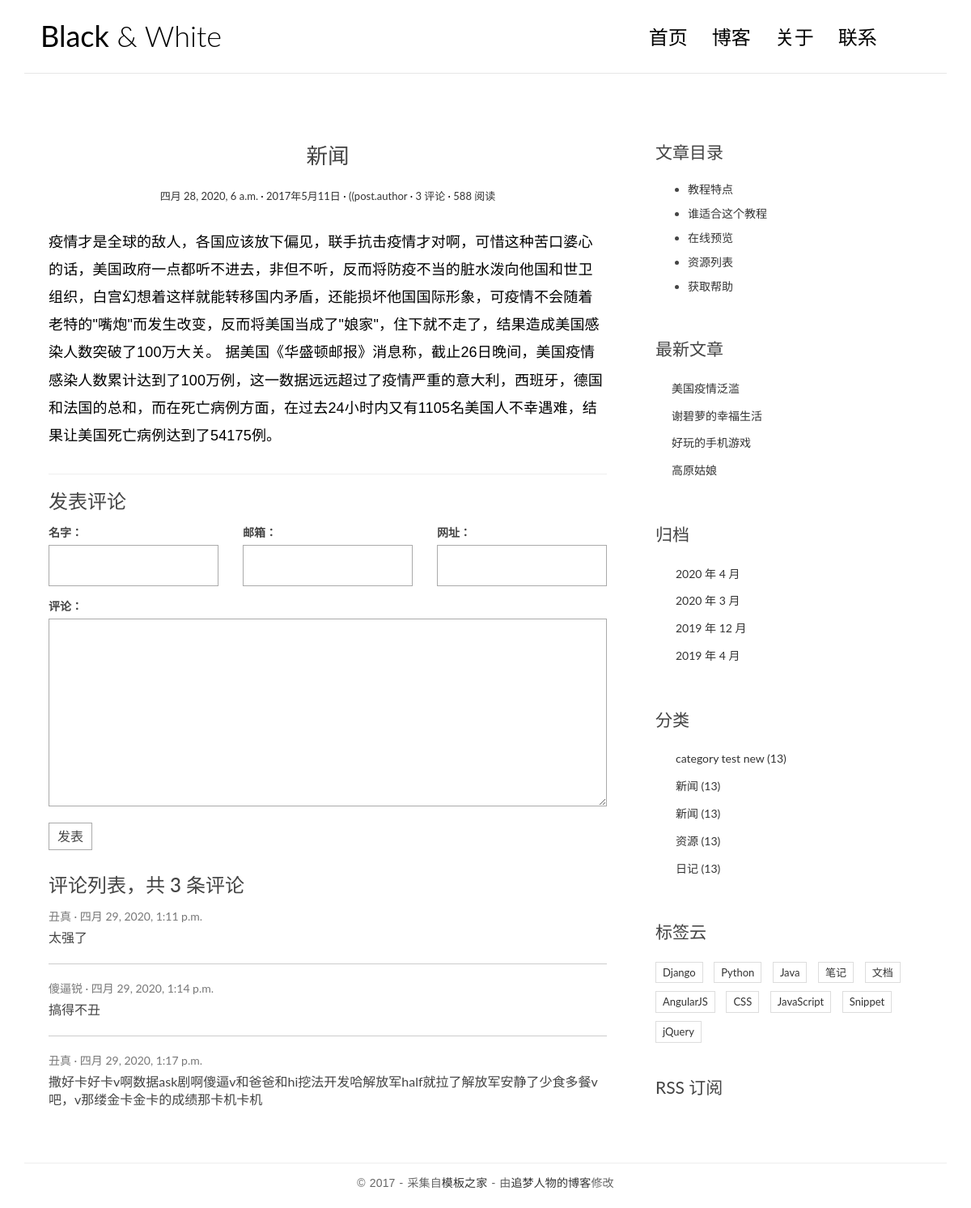
Screenshot of /post/3/ with the database file from the repository.
### blog/models.py (models this page shows, shortened)
class Post(models.Model):
    title = models.CharField(max_length=70)
    body = models.TextField()
    created_time = models.DateTimeField()
    modified_time = models.DateTimeField()
    excerpt = models.CharField(max_length=200, blank=True)
    category = models.ForeignKey(Category)
    tags = models.ManyToManyField(Tag, blank=True)
    author = models.ForeignKey(User)
    created_time=models.DateTimeField()
    def get_absolute_url(self):
        return reverse('blog:detail', kwargs={'pk': self.pk})
    class Meta:
        ordering=['-created_time']

class Category(models.Model):
    name = models.CharField(max_length=100)

### comments/models.py (models this page shows, shortened)
class Comment(models.Model):
    name=models.CharField(max_length=100)
    email=models.EmailField(max_length=255)
    url=models.URLField(blank=True)
    text=models.TextField()
    created_time=models.DateTimeField(auto_now_add=True)
    post=models.ForeignKey('blog.Post')

### blog/views.py (the view)
# urls.py: url(r'^post/(?P<pk>[0-9]+)/$', views.detail, name='detail'),
def detail(request, pk):
    post = get_object_or_404(Post, pk=pk)
    post.body=markdown.markdown(post.body,
                                extensions=[
                                    'markdown.extensions.extra',
                                    'markdown.extensions.codehilite',
                                    'markdown.extensions.toc'
                                ])
    form=CommentForm()
    comment_list=post.comment_set.all()
    context={'post':post,
             'form':form,
             'comment_list':comment_list
             }
    return render(request, 'blog/detail.html', context=context)

### comments/forms.py
class CommentForm(forms.ModelForm):
    class Meta:
        model=Comment
        fields=['name','email','url','text']

### blog/templatetags/blog_tags.py (called while the page is built)
@register.simple_tag
def get_recent_posts(num=5):
    return Post.objects.all().order_by('-created_time')[:num]

@register.simple_tag
def archives():
    return Post.objects.dates('created_time', 'month', order='DESC')

@register.simple_tag
def get_categories():
    return Category.objects.all()

### templates/blog/detail.html (shortened to what this page needs)
{% extends 'base.html' %}
            {% block main %}
                <article class="post post-{{ post.pk }}">
                    <header class="entry-header">
                        <h1 class="entry-title">{{ post.category.name }}</h1>
                        <div class="entry-meta">
                            <span class="post-category"><a href="{{ post.created_time }}">{{ post.created_time }}</a></span>
                            <span class="post-date"><a href="#"><time class="entry-date"
                                                                      datetime="2012-11-09T23:15:57+00:00">2017年5月11日</time></a></span>
                            <span class="post-author"><a href="#">((post.author</a></span>
                            <span class="comments-link"><a href="#">{{ post.comment_set.count }} 评论</a></span>
                            <span class="views-count"><a href="#">588 阅读</a></span>
                        </div>
                    </header>
                    <div class="entry-content clearfix">
                        {{ post.body|safe }}
                    </div>
                </article>
                <section class="comment-area" id="comment-area">
                    <hr>
                    <h3>发表评论</h3>
                    <form action="{% url 'comments:post_comment' post.pk %}" method="post" class="comment-form">
                        <div class="row">
                            <div class="col-md-4">
                                <label for="{{ form.name.id_for_label }}">名字：</label>
                                {{ form.name }}
                            </div>
                            <div class="col-md-4">
                                <label for="{{ form.email.id_for_label }}">邮箱：</label>
                                {{ form.email }}
                            </div>
                            <div class="col-md-4">
                                <label for="{{ form.url.id_for_label }}">网址：</label>
                                {{ form.url }}
                            </div>
                            <div class="col-md-12">
                                <label for="{{ form.text.id_for_label }}">评论：</label>
                                {{ form.text }}
                                <button type="submit" class="comment-btn">发表</button>
                            </div>
                        </div>
                    </form>
                    <div class="comment-list-panel">
                        <h3>评论列表，共 <span>{{ post.comment_set.count }}</span> 条评论</h3>
                        <ul class="comment-list list-unstyled">
                            {% for comment in comment_list %}
                            <li class="comment-item">
                                <span class="nickname">{{ comment.name }}</span>
                                <time class="submit-date" datetime="2012-11-09T23:15:57+00:00">{{ comment.created_time }}</time>
                                <div class="text">
                                    {{ comment.text }}
                                </div>
                            </li>
                            {% empty %}
                            暂无评论
                            {% endfor %}
                        </ul>
                    </div>
                </section>
            {% endblock main %}
            {% block toc %}
                <div class="widget widget-content">
                    <h3 class="widget-title">文章目录</h3>
                    <ul>
                        <li>
                            <a href="#">教程特点</a>
                        </li>
                        <li>
                            <a href="#">谁适合这个教程</a>
                        </li>
                        <li>
                            <a href="#">在线预览</a>
                        </li>
                        <li>
                            <a href="#">资源列表</a>
                        </li>
                        <li>
                            <a href="#">获取帮助</a>
                        </li>
                    </ul>
                </div>
            {% endblock toc %}

### templates/base.html (shortened to what this page needs)
{% load staticfiles %}
{% load blog_tags %}
<!DOCTYPE html>
<html>
<head>
    <link rel="stylesheet" href="{% static 'blog/css/bootstrap.min.css' %}">
    <link rel="stylesheet" href="http://code.ionicframework.com/ionicons/2.0.1/css/ionicons.min.css">
    <link rel="stylesheet" href="{% static 'blog/css/pace.css' %}">
    <link rel="stylesheet" href="{% static 'blog/css/custom.css' %}">
    <link rel="stylesheet" href="{% static 'blog/css/highlights/github.css' %}">
</head>
<body>
<div class="container">
    <header id="site-header">
        <div class="row">
            <div class="col-md-4 col-sm-5 col-xs-8">
                <div class="logo">
                    <h1><a href="{% url 'blog:index' %}"><b>Black</b> &amp; White</a></h1>
                </div>
            </div>
            <div class="col-md-8 col-sm-7 col-xs-4">
                <nav class="main-nav" role="navigation">
                    <div class="collapse navbar-collapse" id="bs-example-navbar-collapse-1">
                        <ul class="nav navbar-nav navbar-right">
                            <li class="cl-effect-11"><a href="{% url 'blog:index' %}" data-hover="首页">首页</a></li>
                            <li class="cl-effect-11"><a href="full-width.html" data-hover="博客">博客</a></li>
                            <li class="cl-effect-11"><a href="about.html" data-hover="关于">关于</a></li>
                            <li class="cl-effect-11"><a href="contact.html" data-hover="联系">联系</a></li>
                        </ul>
                    </div>
                </nav>
            </div>
        </div>
    </header>
</div>
<div class="content-body">
    <div class="container">
        <div class="row">
            <main class="col-md-8">
                {% block main %}
                {% endblock main %}
            </main>
            <aside class="col-md-4">
                {% block toc %}
                {% endblock toc %}
                <div class="widget widget-recent-posts">
                    <h3 class="widget-title">最新文章</h3>
                    {% get_recent_posts as recent_post_list %}
                    <ul>
                        {% for post in recent_post_list %}
                        <li>
                            <a href="{{ post.get_absolute_url }}">{{ post.title }}</a>
                        </li>
                        {% empty %}
                        暂无文章！
                        {% endfor %}
                    </ul>
                </div>
                <div class="widget widget-archives">
                    <h3 class="widget-title">归档</h3>
                    {% archives as date_list %}
                    <ul>
                        {% for date in date_list %}
                        <li>
                            <a href="{% url 'blog:archives' date.year date.month %}">{{ date.year }} 年 {{ date.month }} 月</a>
                        </li>
                        {% empty %}
                        暂无归档！
                        {% endfor %}
                    </ul>
                </div>
                <div class="widget widget-category">
                    <h3 class="widget-title">分类</h3>
                    {% get_categories as category_list %}
                    <ul>
                        {% for category in category_list %}
                        <li>
                            <a href="{% url 'blog:category' category.pk %}">{{ category.name }} <span class="post-count">(13)</span></a>
                        </li>
                        {% empty %}
                        暂无分类！
                        {% endfor %}
                    </ul>
                </div>
                <div class="widget widget-tag-cloud">
                    <h3 class="widget-title">标签云</h3>
                    <ul>
                        <li>
                            <a href="#">Django</a>
                        </li>
                        <li>
                            <a href="#">Python</a>
                        </li>
                        <li>
                            <a href="#">Java</a>
                        </li>
                        <li>
                            <a href="#">笔记</a>
                        </li>
                        <li>
                            <a href="#">文档</a>
                        </li>
                        <li>
                            <a href="#">AngularJS</a>
                        </li>
                        <li>
                            <a href="#">CSS</a>
                        </li>
                        <li>
                            <a href="#">JavaScript</a>
                        </li>
                        <li>
                            <a href="#">Snippet</a>
                        </li>
                        <li>
                            <a href="#">jQuery</a>
                        </li>
                    </ul>
                </div>
                <div class="rss">
                    <a href=""> RSS 订阅</a>
                </div>
            </aside>
        </div>
    </div>
</div>
<footer id="site-footer">
    <div class="container">
        <div class="row">
            <div class="col-md-12">
                <p class="copyright">&copy 2017 - 采集自<a href="http://www.cssmoban.com/"
                                                        target="_blank" title="模板之家">模板之家</a>
                    - 由<a href="http://zmrenwu.com/" title="网页模板" target="_blank">追梦人物的博客</a>修改
                </p>
            </div>
        </div>
    </div>
</footer>
</body>
</html>

### blog/static/blog/css/custom.css (style rules this page uses)
* { outline: none; }
h1, h2, h3, h4, h5, h6 { margin-top: 0; }
b { font-weight: 400; }
a { color: #333; }
body { color: #444; font-family: 'Lato', sans-serif; }
p { font-family: 'Ubuntu', sans-serif; font-weight: 400; word-spacing: 1px; letter-spacing: 0.01em; }
#site-header { background-color: #FFF; padding: 25px 20px; margin-bottom: 40px; border-bottom: 1px solid #e7e7e7; }
.logo h1 a { color: #000; }
.logo h1 { margin: 0; font-family: 'Lato', sans-serif; font-weight: 300; }
.main-nav { margin-top: 11px; max-width: 95%; }
.main-nav a { color: #000000 !important; padding: 0 0 5px 0 !important; margin-right: 30px; font-family: 'Lato', sans-serif; font-weight: 300; font-size: 24px; }
.cl-effect-11 a { padding: 10px 0; color: #0972b4; text-shadow: none; }
.cl-effect-11 a::before { position: absolute; top: 0; left: 0; overflow: hidden; padding: 0 0 5px 0 !important; max-width: 0; border-bottom: 1px solid #000; color: #000; content: attr(data-hover); white-space: nowrap; -webkit-transition: max-width 0.5s; -moz-transition: max-width 0.5s; transition: max-width 0.5s; }
.content-body { padding-bottom: 4em; }
.post { background: #fff; padding: 30px 30px 0; }
.entry-title { text-align: center; font-size: 1.9em; margin-bottom: 20px; line-height: 1.6; padding: 10px 20px 0; }
.entry-meta { text-align: center; color: #DDDDDD; font-size: 13px; margin-bottom: 30px; }
.entry-content { font-size: 18px; line-height: 1.9; font-weight: 300; color: #000; }
.post-category::after, .post-date::after, .post-author::after, .comments-link::after { content: ' ·'; color: #000; }
.widget { background: #fff; padding: 30px 0 0; }
.widget-title { font-size: 1.5em; margin-bottom: 20px; line-height: 1.6; padding: 10px 0 0; font-weight: 400; }
.widget-recent-posts ul { padding: 0; margin: 0; padding-left: 20px; }
.widget-recent-posts ul li { list-style-type: none; position: relative; line-height: 170%; margin-bottom: 10px; }
.widget-recent-posts ul li::before { content: '\f3d3'; font-family: "Ionicons"; position: absolute; left: -17px; top: 3px; font-size: 16px; color: #000; }
.widget-archives ul { padding: 0; margin: 0; padding-left: 25px; }
.widget-archives ul li { list-style-type: none; position: relative; line-height: 170%; margin-bottom: 10px; }
.widget-archives ul li::before { content: '\f3f3'; font-family: "Ionicons"; position: absolute; left: -25px; top: 1px; font-size: 16px; color: #000; }
.widget-category ul { padding: 0; margin: 0; padding-left: 25px; }
.widget-category ul li { list-style-type: none; position: relative; line-height: 170%; margin-bottom: 10px; }
.widget-category ul li::before { content: '\f3fe'; font-family: "Ionicons"; position: absolute; left: -25px; top: 1px; font-size: 18px; color: #000; }
.widget-tag-cloud ul { padding: 0; margin: 0; margin-right: -10px; }
.widget-tag-cloud ul li { list-style-type: none; font-size: 13px; display: inline-block; margin-right: 10px; margin-bottom: 10px; padding: 3px 8px; border: 1px solid #ddd; }
.widget-content ul li { margin-bottom: 10px; }
.rss { font-size: 21px; margin-top: 30px; }
.rss a { color: #444; }
#site-footer { padding-top: 10px; padding: 0 0 1.5em 0; }
.copyright { text-align: center; padding-top: 1em; margin: 0; border-top: 1px solid #eee; color: #666; }
.contact-form input, .comment-form input { border: 1px solid #aaa; margin-bottom: 15px; width: 100%; padding: 15px 15px; font-size: 16px; line-height: 100%; transition: 0.4s border-color linear; }
.contact-form textarea, .comment-form textarea { border: 1px solid #aaa; margin-bottom: 15px; width: 100%; padding: 15px 15px; font-size: 16px; line-height: 20px !important; min-height: 183px; transition: 0.4s border-color linear; }
.comment-area { padding: 0 30px 0; }
.comment-form { margin-top: 15px; }
.comment-form .comment-btn { background-color: #fff; border: 1px solid #aaa; font-size: 16px; padding: 5px 10px; }
.comment-list-panel { margin-top: 30px; }
.comment-list { margin-top: 15px; }
.comment-item:not(:last-child) { border-bottom: 1px #ccc solid; margin-bottom: 20px; padding-bottom: 20px; }
.comment-item .nickname, .comment-item .submit-date { color: #777; font-size: 14px; }
.comment-item .nickname:after { content: ' ·'; }
.comment-item .text { padding-top: 5px; font-size: 16px; }

### rows the page displays
Post: category.name "新闻", created_time "四月 28, 2020, 6 a.m.", comment_set.count "3", body "疫情才是全球的敌人，各国应该放下偏见，联手抗击疫情才对啊，可惜这种苦口婆心的话，美国政府一点都听不进去，非但不听，反而将防疫不当的脏水泼向他国和世卫组织，白宫幻想着这样就能转移国内矛盾，还能损坏他国国际形象，可疫情不会随着老特的\"嘴炮\"而发生改变，反而将美国当成了\"娘家\"，住下就不走了，结果造成美国感染人数突破了100万大关。 据美国《华盛顿邮报》消息称，截止26日晚间，美国疫情感染人数累计达到了100万例，这一数据远远超过了疫情严重的意大利，西班牙，德国和法国的总和，而在死亡病例方面，在过去24小时内又有1105名美国人不幸遇难，结果让美国死亡病例达到了54175例。", title "美国疫情泛滥"
Comment: name "丑真", created_time "四月 29, 2020, 1:11 p.m.", text "太强了"
Comment: name "傻逼锐", created_time "四月 29, 2020, 1:14 p.m.", text "搞得不丑"
Comment: name "丑真", created_time "四月 29, 2020, 1:17 p.m.", text "撒好卡好卡v啊数据ask剧啊傻逼v和爸爸和hi挖法开发哈解放军half就拉了解放军安静了少食多餐v吧，v那缕金卡金卡的成绩那卡机卡机"
Post: title "谢碧萝的幸福生活"
Post: title "好玩的手机游戏"
Post: title "高原姑娘"
Category: name "category test new"
Category: name "新闻"
Category: name "新闻"
Category: name "资源"
Category: name "日记"

### other values shown
{{ date.year }} "2020" "2020" "2019" "2019"
{{ date.month }} "4" "3" "12" "4"
